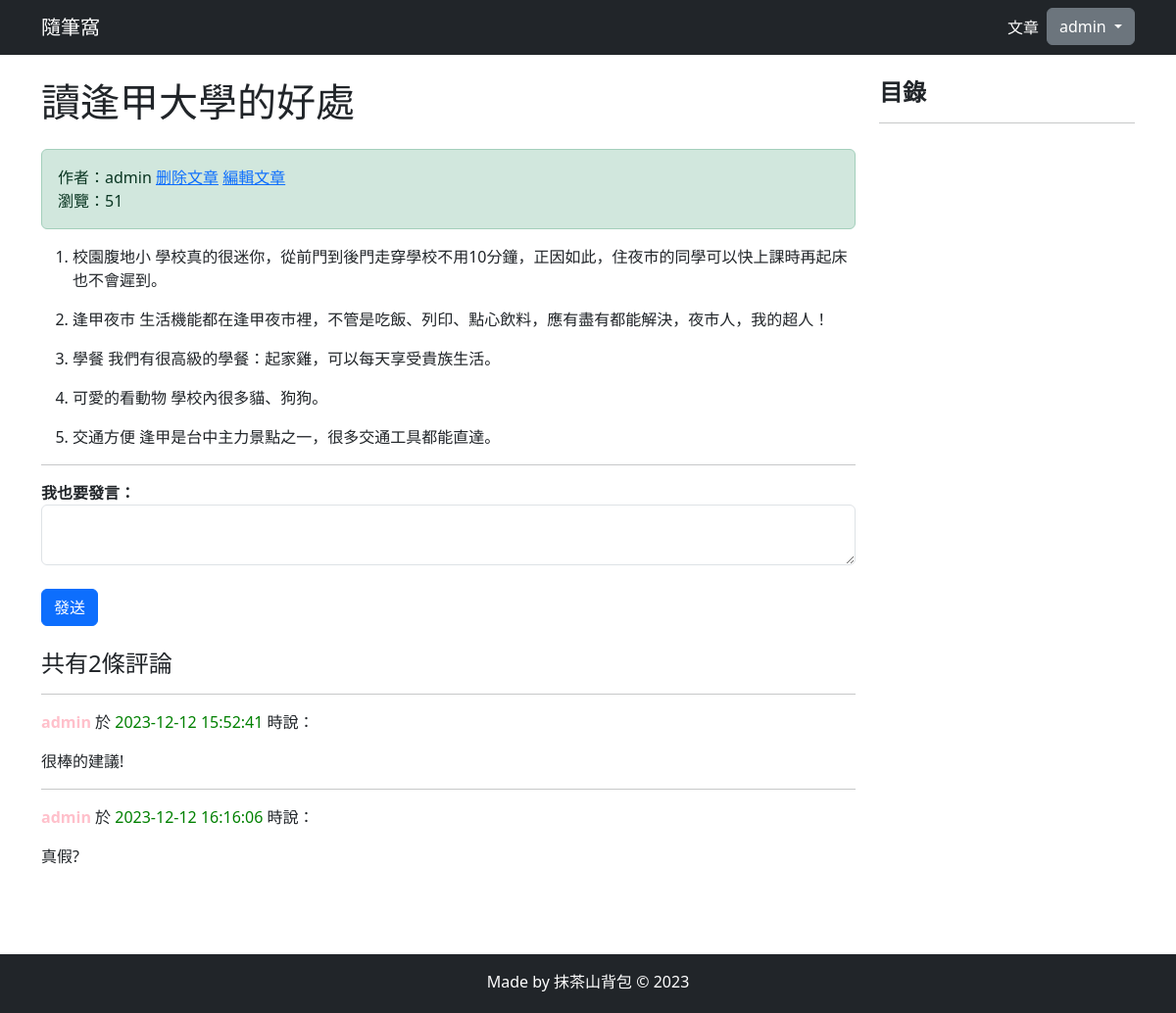
The app's page /article/article-detail/29/ (signed in) with its own data.
### article/models.py (models this page shows, shortened)
class ArticlePost(models.Model):
    author = models.ForeignKey(User, on_delete=models.CASCADE)
    title = models.CharField(max_length=100)
    body = models.TextField()
    created = models.DateTimeField(default=timezone.now)
    updated = models.DateTimeField(auto_now=True)
    column = models.ForeignKey(
        ArticleColumn,
        null=True,
        blank=True,
        on_delete=models.CASCADE,
        related_name='article'
    )
    avatar = models.ImageField(upload_to='article/%Y%m%d/', blank=True)
    total_views = models.PositiveIntegerField(default=0)
    class Meta:
        ordering = ('-created',)
    def save(self, *args, **kwargs):
        article = super(ArticlePost, self).save(*args, **kwargs)
        return article

### comment/models.py (models this page shows, shortened)
class Comment(models.Model):
    article = models.ForeignKey(
        ArticlePost,
        on_delete=models.CASCADE,
        related_name='comments'
    )
    user = models.ForeignKey(
        User,
        on_delete=models.CASCADE,
        related_name='comments'
    )
    body = models.TextField()
    created = models.DateTimeField(auto_now_add=True)
    class Meta:
        ordering = ('created',)

### article/views.py (the view)
# urls.py: path('article-detail/<int:id>/', views.article_detail, name='article_detail'),
def article_detail(request, id):
    article = ArticlePost.objects.get(id=id)
    comments = Comment.objects.filter(article=id)
    article.total_views += 1
    article.save(update_fields=['total_views'])
    md = markdown.Markdown(
        extensions=[
            'markdown.extensions.extra',
            'markdown.extensions.codehilite',
            'markdown.extensions.toc',
        ]
    )
    article.body = md.convert(article.body)
    context = {'article': article, 'toc': md.toc, 'comments': comments}
    return render(request, 'article/detail.html', context)

### templates/article/detail.html (shortened to what this page needs)
{% extends "base.html" %}
{% load static %}
{% block content %}
<div class="container">
    <div class="row">
        <div class="col-9">
            <h1 class="mt-4 mb-4">{{ article.title }}</h1>
            <div class="alert alert-success">
                <div>
                作者：{{ article.author }}
                {% if user == article.author %}
                    <a href="#" onclick="confirm_safe_delete()">删除文章</a>
                    <a href="{% url "article:article_update" article.id %}">編輯文章</a>
                {% endif %}
                </div>
                <div>
                瀏覽：{{ article.total_views }}
                </div>
            </div>
            <div class="col-12">
                <p>{{ article.body|safe }}</p>
            </div>
        <hr>
        {% if user.is_authenticated %}
            <div>
                <form
                    action="{% url 'comment:post_comment' article.id %}"
                    method="POST"
                >
                    <div class="form-group">
                        <label for="body">
                            <strong>
                                我也要發言：
                            </strong>
                        </label>
                        <textarea
                            type="text"
                            class="form-control"
                            id="body"
                            name="body"
                            rows="2"></textarea>
                    </div>
                    <br>
                    <button type="submit" class="btn btn-primary ">發送</button>
                </form>
            </div>
            <br>
        {% else %}
            <br>
            <h5 class="justify-content-center">
                請<a href="{% url 'userprofile:login' %}">登入</a>才能評論
            </h5>
            <br>
        {% endif %}
        <h4>共有{{ comments.count }}條評論</h4>
        <div>
            {% for comment in comments %}
                <hr>
                <p>
                    <strong style="color: pink">
                        {{ comment.user }}
                    </strong> 於
                    <span style="color: green">
                        {{ comment.created|date:"Y-m-d H:i:s" }}
                    </span> 時說：
                </p>
                <pre style="font-family: inherit; font-size: 1em;">
{{ comment.body }}</pre>
            {% endfor %}
        </div>
    </div>
        <div class="col-3 mt-4" id="sidebar" class="sidebar">
            <div class="sidebar__inner">
                <h4><strong>目錄</strong></h4>
                <hr>
            </div>
        </div>
    </div>
</div>
{% endblock content %}

### templates/header.html (shortened to what this page needs)
<nav class="navbar navbar-expand-lg navbar-dark bg-dark">
    <div class="container">
        <a class="navbar-brand" href="{% url 'article:article_list'%}">隨筆窩</a>
        <div>
            <ul class="navbar-nav">
                <li class="nav-item">
                    <a class="nav-link" href="{% url 'article:article_list' %}" style = "color:white">文章</a>
                </li>
                {% if user.is_authenticated %}
                <div class="dropdown">
                    <a
                        class="btn btn-secondary dropdown-toggle"
                        href="#"
                        role="button"
                        id="dropdownMenuLink"
                        data-bs-toggle="dropdown"
                        aria-expanded="false"
                    >
                        {{ user.username }}
                    </a>
                </div>
                {% else %}
                <li class="nav-item">
                    <a class="nav-link" href="{% url 'userprofile:login' %}">登入</a>
                </li>
                {% endif %}
            </ul>
        </div>
    </div>
</nav>

### templates/base.html (style rules this page uses)
html, body { height: 100%; margin: 0; }

### records on screen
ArticlePost: title "讀逢甲大學的好處", author "admin", total_views "51", body "校園腹地小 學校真的很迷你，從前門到後門走穿學校不用10分鐘，正因如此，住夜市的同學可以快上課時再起床也不會遲到。 逢甲夜市 生活機能都在逢甲夜市裡，不管是吃飯、列印、點心飲料，應有盡有都能解決，夜市人，我的超人！ 學餐 我們有很高級的學餐：起家雞，可以每天享受貴族生活。 可愛的看動物 學校內很多貓、狗狗。 交通方便 逢甲是台中主力景點之一，很多交通工具都能直達。"
Comment: user "admin", created "2023-12-12 15:52:41", body "很棒的建議!"
Comment: user "admin", created "2023-12-12 16:16:06", body "真假?"

### other values on screen
{{ user.username }} "admin"
{{ comments.count }} "2"
